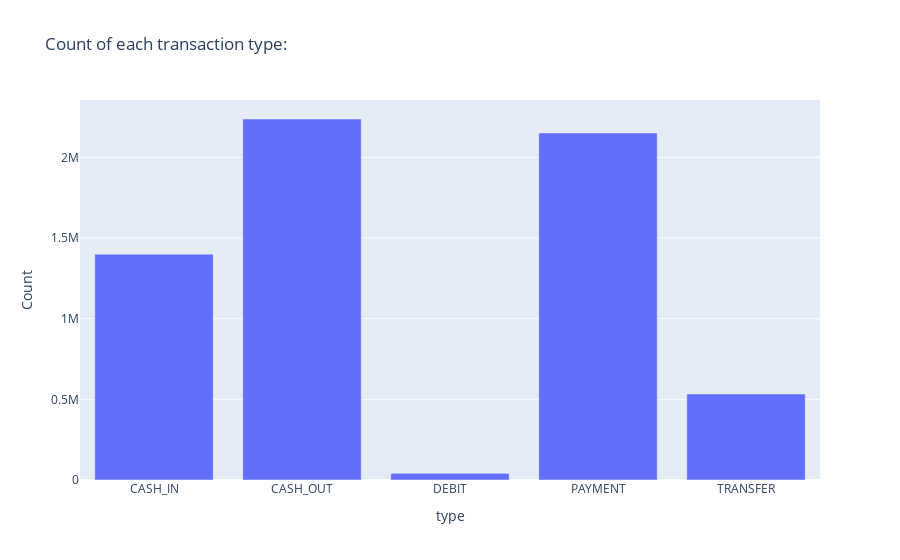

Notebook code cell kept with this figure:
### Code cell
fig2.show()

### Figure 1 — Plotly figure (JSON) as saved in the notebook; plotly's stock layout.template omitted (floating-point values rounded to 4 significant figures)
{"data": [{"alignmentgroup": "True", "hovertemplate": "type=%{x}<br>Count=%{y}<extra></extra>", "legendgroup": "", "marker": {"color": "#636efa"}, "name": "", "offsetgroup": "", "orientation": "v", "showlegend": false, "textposition": "auto", "type": "bar", "x": ["CASH_IN", "CASH_OUT", "DEBIT", "PAYMENT", "TRANSFER"], "xaxis": "x", "y": [1399284, 2237500, 41432, 2151495, 532909], "yaxis": "y"}], "layout": {"barmode": "relative", "legend": {"tracegroupgap": 0}, "title": {"text": "Count of each transaction type:"}, "xaxis": {"anchor": "y", "domain": [0, 1], "title": {"text": "type"}}, "yaxis": {"anchor": "x", "domain": [0, 1], "title": {"text": "Count"}}}}
